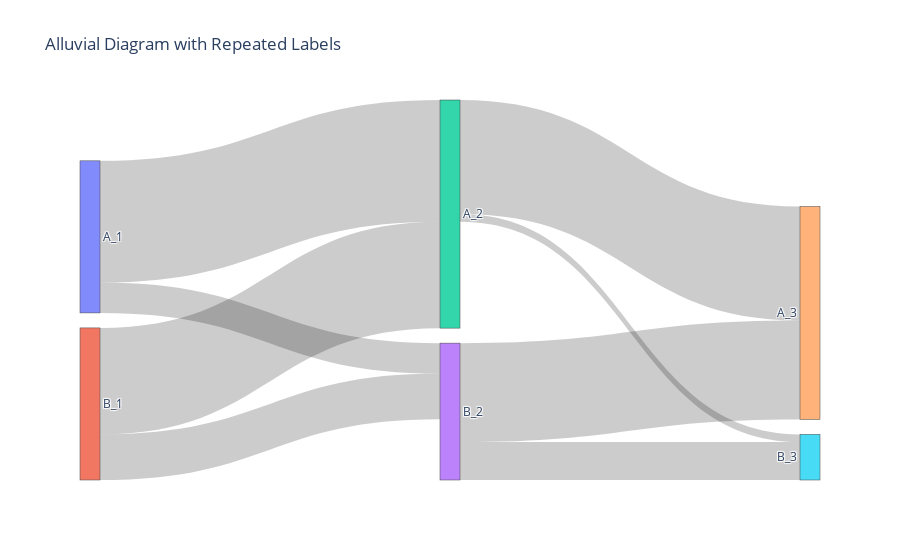

The cell this chart's notebook holds for it:
### Code cell
fig = go.Figure(data=[go.Sankey(
    node = dict(
        label = ["A_1", "B_1",           # First stage
                "A_2", "B_2",            # Second stage
                "A_3", "B_3"],           # Third stage
        # You can customize how they display
        customdata = ["A", "B",          # What you actually want to show
                     "A", "B",
                     "A", "B"],
        # Use hovertemplate to show the customdata instead of the internal labels
        hovertemplate='%{customdata}<br />Value: %{value}<extra></extra>',
        pad = 15,
        thickness = 20,
    ),
    link = dict(
        source = [0, 0, 1, 1,        # First to second stage (A_1->A_2/B_2, B_1->A_2/B_2)
                 2, 2, 3, 3],        # Second to third stage (A_2->A_3/B_3, B_2->A_3/B_3)
        target = [2, 3, 2, 3,        # To second stage
                 4, 5, 4, 5],        # To third stage
        value = [80, 20, 70, 30,     # First to second flows
                75, 5, 65, 25]       # Second to third flows
    )
)])

fig.update_layout(title_text="Alluvial Diagram with Repeated Labels")
fig.show()

### Figure 1 — Plotly figure (JSON) as saved in the notebook; plotly's stock layout.template omitted (floating-point values rounded to 4 significant figures)
{"data": [{"link": {"source": [0, 0, 1, 1, 2, 2, 3, 3], "target": [2, 3, 2, 3, 4, 5, 4, 5], "value": [80, 20, 70, 30, 75, 5, 65, 25]}, "node": {"customdata": ["A", "B", "A", "B", "A", "B"], "hovertemplate": "%{customdata}<br />Value: %{value}<extra></extra>", "label": ["A_1", "B_1", "A_2", "B_2", "A_3", "B_3"], "pad": 15, "thickness": 20}, "type": "sankey"}], "layout": {"title": {"text": "Alluvial Diagram with Repeated Labels"}}}
